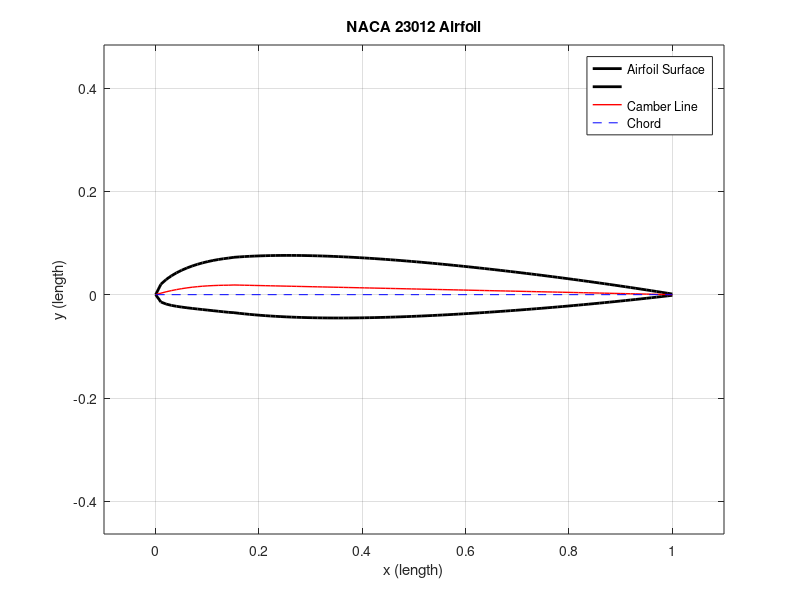

MATLAB code for this plot:
% AAE 251 Fall 2022
% Homework 5
% Lift and Drag - Airfoil
% Authors: Paulo Ramirez, ramir378

% Description: MATLAB code to sketch the airfoil (upper and lower lines)
% with the chord line as the x-axis and the camber line in the same plot. 

% Output: Plots the airfoil of an aircraft according to the NACA number.
% The plot contains the contour of the airfoil and its camber line.

%% ____________________
%% INITIALIZATION

clear
clc

% NACA standard five digit number
NACA = 23012; % 23012

% Chord length (the unit is not relevant)
c = 1;

% Decomposition of the NACA number
lift = (c/10) * floor(NACA / (10^4)) * (3/2);
p = (c/100) * (1/2) * (floor(NACA / (10^2)) - floor(NACA / (10^4))*100);
t = mod(NACA, 100);

% Vectors for the domain of the functions
x = linspace(0, c, 100);
y_c = linspace(0, c, 100);

%% ____________________
%% CALCULATIONS

% Table of parameters
%       mean   p     m     k1
table = [210 0.05 0.0580 361.400;
         220 0.10 0.1260 51.640; 
         230 0.15 0.2025 15.957; 
         240 0.20 0.2900 6.643; 
         250 0.25 0.3910 3.230];

% Parameter determination from table
[a, b] = find(table == p);
m = table(a, b+1);
k_one = table(a, b+2);

% Discontinuous calculation of the camber line
for n = 1:length(y_c)
    if (x(n) <= p)
        y_c(n) = (k_one/6) * (x(n)^3 - 3*m*x(n)^2 + (3-m)*m^2*x(n));
    else
        y_c(n) = (k_one * m^3 / 6) * (1-x(n));
    end
end

% Calculation of the thickness at any length x
y_t = ((t/100)/0.2) * (0.2969*sqrt(x) - 0.1260*x - 0.3516*x.^2 + 0.2843*x.^3 - 0.1015*x.^4);

% Slope of the camber line
dyc_dx = diff(y_c);
theta = [atan(dyc_dx) 0];

% Upper edge of the airfoil
x_U = x - y_t .* sin(theta);
y_U = y_c + y_t .* cos(theta);

% Lower edge of the airfoil
x_L = x + y_t .* sin(theta);
y_L = y_c - y_t .* cos(theta);

%% ____________________
%% OUTPUTS

plot(x_U, y_U, 'k', 'LineWidth', 2) % Plot of upper edge
hold on
plot(x_L, y_L, 'k', 'LineWidth', 2) % Plot of lower edge
plot(x, y_c, 'r', 'LineWidth', 1) % Plot the camber line

% Plot the chord (straigth line)
plot(linspace(0, c, 5), zeros(1, 5), 'b-', 'LineStyle', '--', 'LineWidth', 0.1)

% Plot labels
title('NACA 23012 Airfoil')
xlabel('x (length)')
ylabel('y (length)')
grid on
xlim([-0.1 1.1])
axis equal

legend('Airfoil Surface', '', 'Camber Line', 'Chord')

%% ____________________
%% ACADEMIC INTEGRITY STATEMENT
% I have not used source code obtained from any other unauthorized
% source, either modified or unmodified.  Neither have I provided
% access to my code to another. The project I am submitting
% is my own original work.